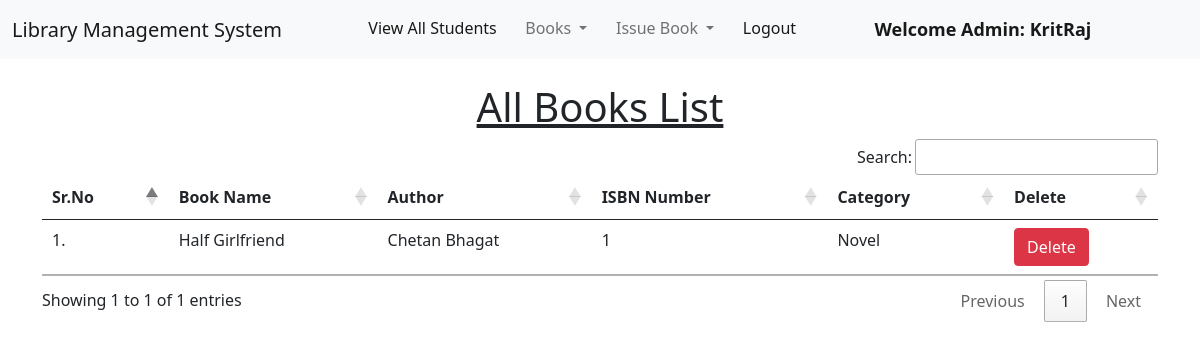
Page /view_books/ (signed in) on the committed database.
### library/models.py (models this page shows, shortened)
class Book(models.Model):
    name = models.CharField(max_length=200)
    author = models.CharField(max_length=200)
    isbn = models.PositiveIntegerField()
    category = models.CharField(max_length=50)

### library/views.py (the view)
# urls.py: path("view_books/", views.view_books, name="view_books"),
@login_required(login_url = '/admin_login')
def view_books(request):
    books = Book.objects.all()
    return render(request, "view_books.html", {'books':books})

### library/templates/view_books.html (shortened to what this page needs)
{% extends 'admin_navbar.html' %}
{% load static %}
{% block body %}
<div class="container mt-4">
    <h1 class="text-center"><u>All Books List</u></h1>
    <table class="table table-hover" id="example">
        <thead>
            <tr>
                <th>Sr.No</th>
                <th>Book Name</th>
                <th>Author</th>
                <th>ISBN Number</th>
                <th>Category</th>
                <th>Delete</th>
            </tr>
        </thead>
        <tbody>
            {% for book in books %}
            <tr>
                <td>{{forloop.counter}}.</td>
                <td>{{book.name}}</td>
                <td>{{book.author}}</td>
                <td>{{book.isbn}}</td>
                <td>{{book.category}}</td>
                <td><a href="/delete_book/{{book.id}}/" class="btn btn-danger" onclick="return confirm('Are you sure you want to delete this book?')">Delete</a></td>
            </tr>
            {% endfor %}
        </tbody>
    </table>
    </div>
{% endblock %}

### library/templates/admin_navbar.html (shortened to what this page needs)
<!doctype html>
<html lang="en">
<head>
    <link href="https://cdn.jsdelivr.net/npm/bootstrap@5.1.0/dist/css/bootstrap.min.css" rel="stylesheet"
>
    <link rel="stylesheet" href="https://cdn.datatables.net/1.10.25/css/jquery.dataTables.min.css">
    <link rel="stylesheet" href="https://cdn.datatables.net/buttons/1.7.1/css/buttons.dataTables.min.css">
</head>
<body>
    <nav class="navbar navbar-expand-lg navbar-light bg-light">
        <div class="container-fluid">
            <a class="navbar-brand" href="#">Library Management System</a>
            <div class="collapse navbar-collapse" id="navbarSupportedContent">
                <ul class="navbar-nav me-auto mb-2 mb-lg-0">
                    <li class="nav-item">
                        <a class="nav-link active" aria-current="page" href="/view_students/">View All Students</a>
                    </li>
                    <li class="nav-item dropdown">
                        <a class="nav-link dropdown-toggle" href="#" id="navbarDropdown" role="button"
                            data-bs-toggle="dropdown" aria-expanded="false">
                            Books
                        </a>
                    </li>
                    <li class="nav-item dropdown">
                        <a class="nav-link dropdown-toggle" href="#" id="navbarDropdown" role="button"
                            data-bs-toggle="dropdown" aria-expanded="false">
                            Issue Book
                        </a>
                    </li>
                    <li class="nav-item">
                        <a class="nav-link active" aria-current="page" href="/logout/">Logout</a>
                    </li>
                    <li class="nav-item">
                        <a style="font-weight:600; font-family:'Segoe UI', Tahoma, Geneva, Verdana, sans-serif; font-size: large;"
                            class="nav-link active" href="#">Welcome Admin: {{request.user}}</a>
                    </li>
                </ul>
            </div>
        </div>
    </nav>
    {% block body %}
    {% endblock %}
</body>
</html>

### rows in the picture
Book: name "Half Girlfriend", author "Chetan Bhagat", isbn "1", category "Novel"

### other values in the picture
{{ request.user }} "KritRaj"
